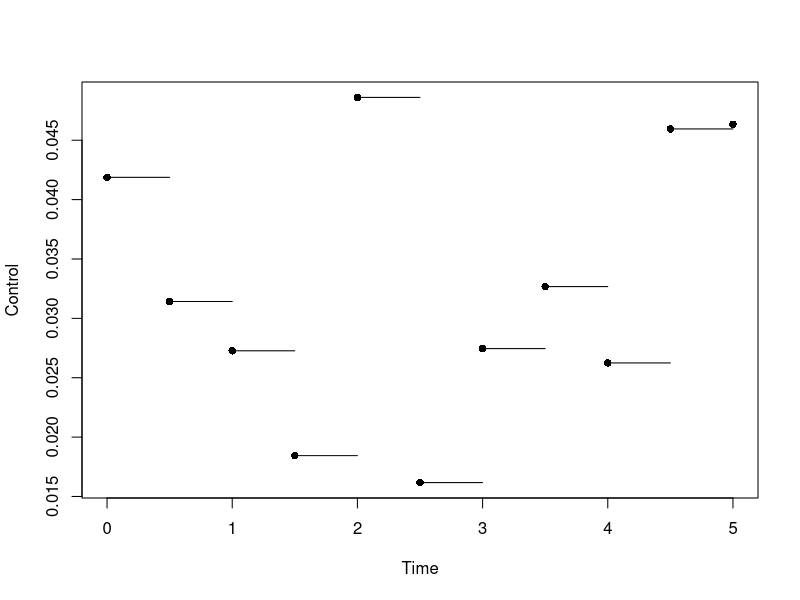
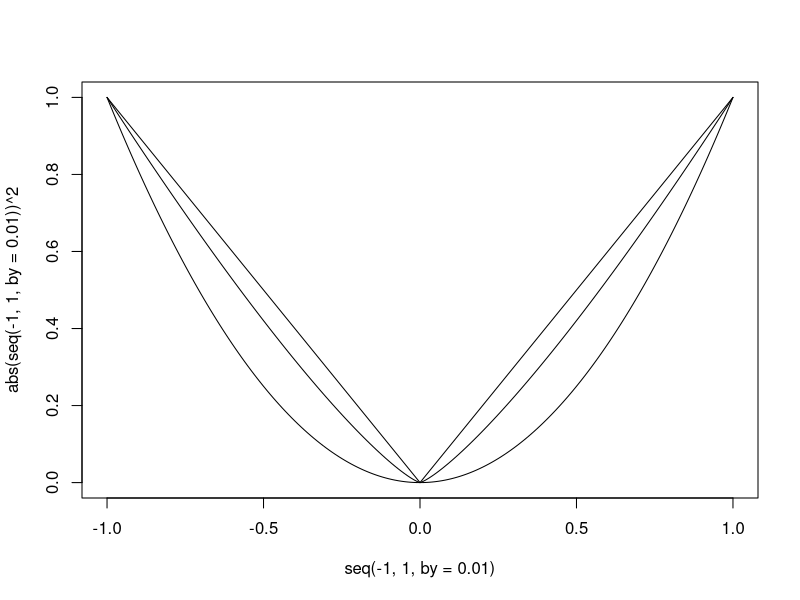
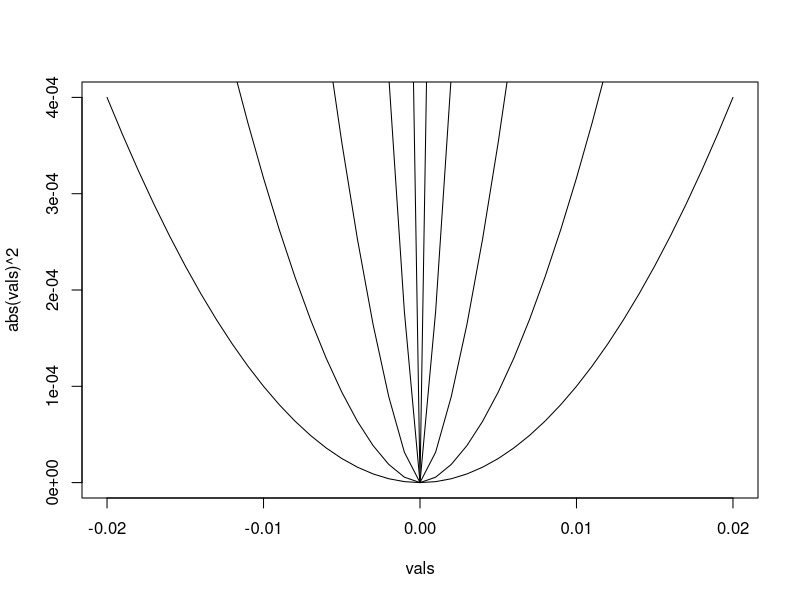

Generate these figures, in order, with R:

# Interpolation -----------------------------------------------------------

topt=seq(0,5,length=11); 
par0 = runif(length(topt),0.01,0.05); 
f1 = approxfun(topt,par0,rule=2,method='linear');

plot(topt,f1(topt),pch=16,xlab='Time',ylab="Control")
segments(x0=topt,x1=c(topt[-1],topt[11]),y0=f1(topt))


# Error -------------------------------------------------------------------

plot(seq(-1,1,by=0.01),abs(seq(-1,1,by=0.01))^2,type='l')
lines(seq(-1,1,by=0.01),abs(seq(-1,1,by=0.01))^1.25,type='l')
lines(seq(-1,1,by=0.01),abs(seq(-1,1,by=0.01)),type='l')

vals = seq(-.02,.02,by=0.001)

plot(vals,abs(vals)^2,type='l')
lines(vals,abs(vals)^1.25,type='l')
lines(vals,abs(vals)^1.5,type='l')
lines(vals,abs(vals)^1.75,type='l')
lines(vals,abs(vals),type='l')

